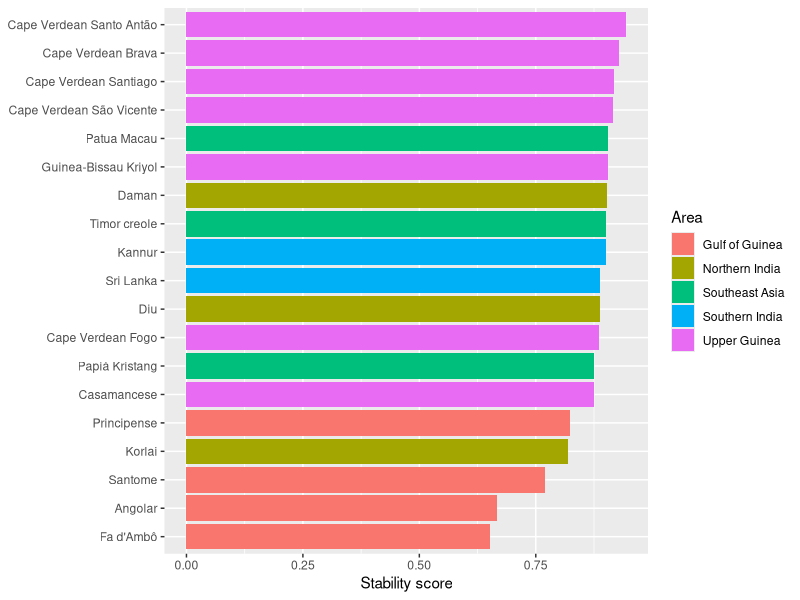
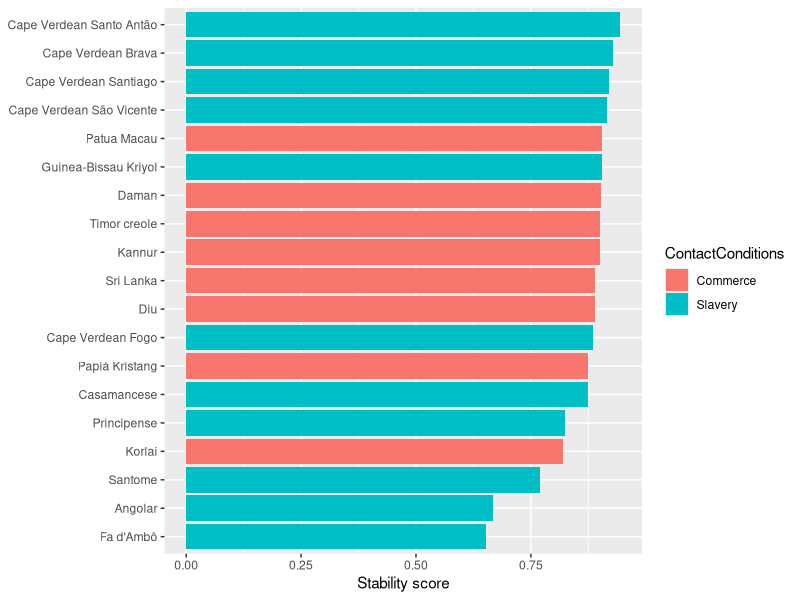
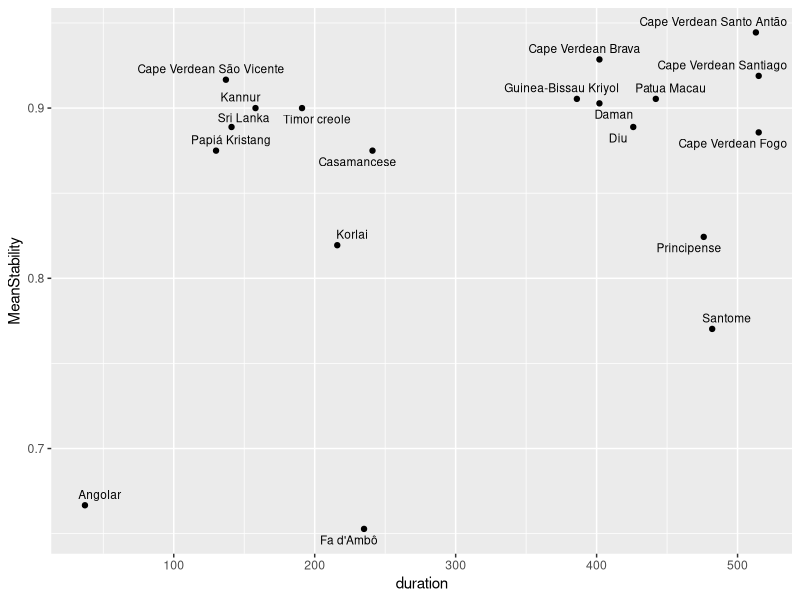
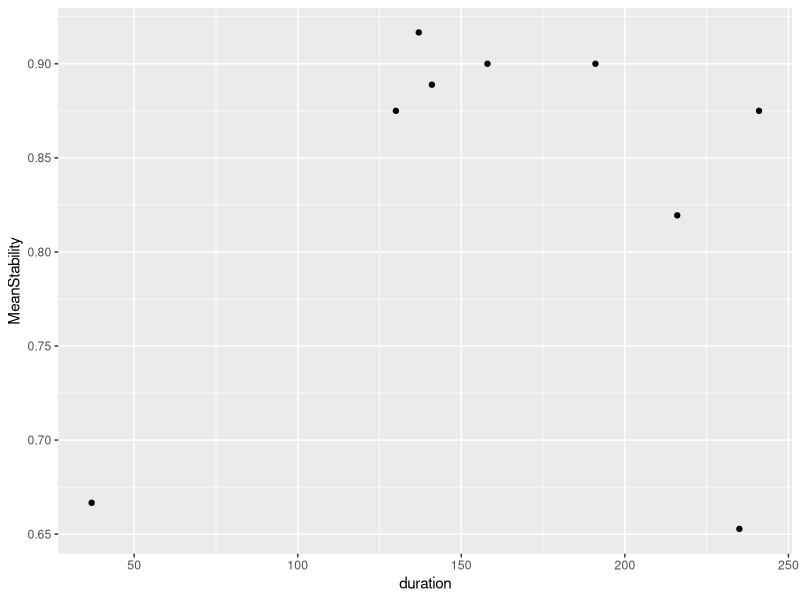
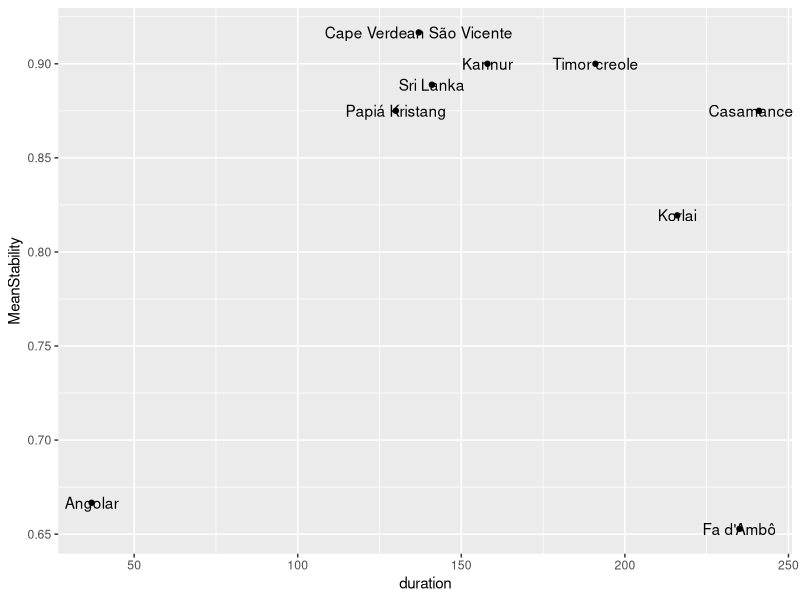
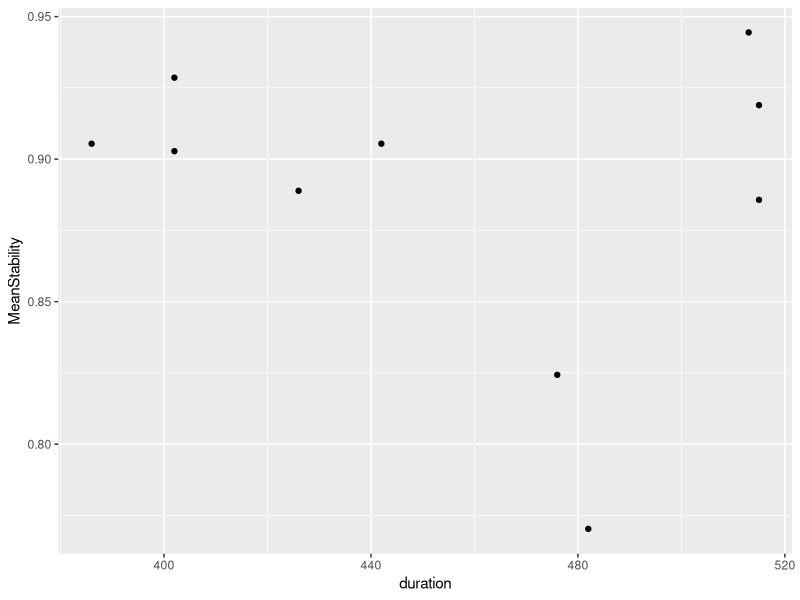
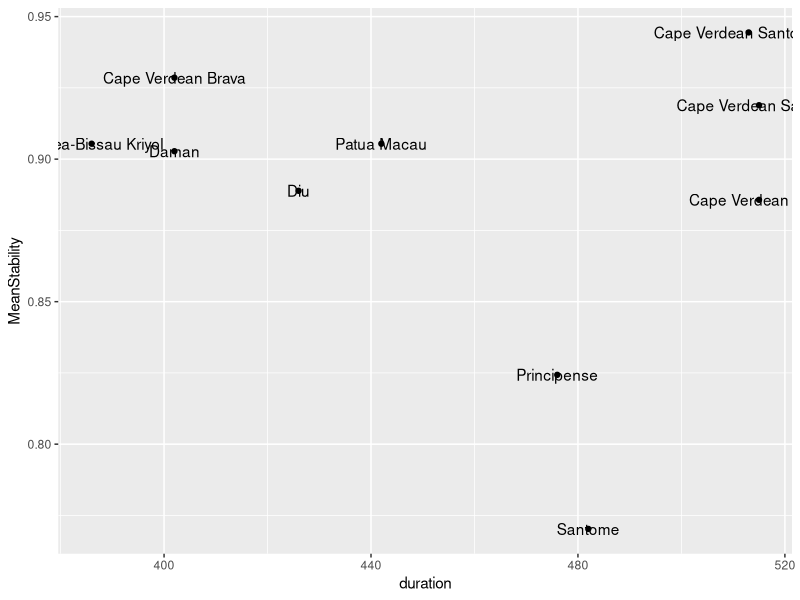
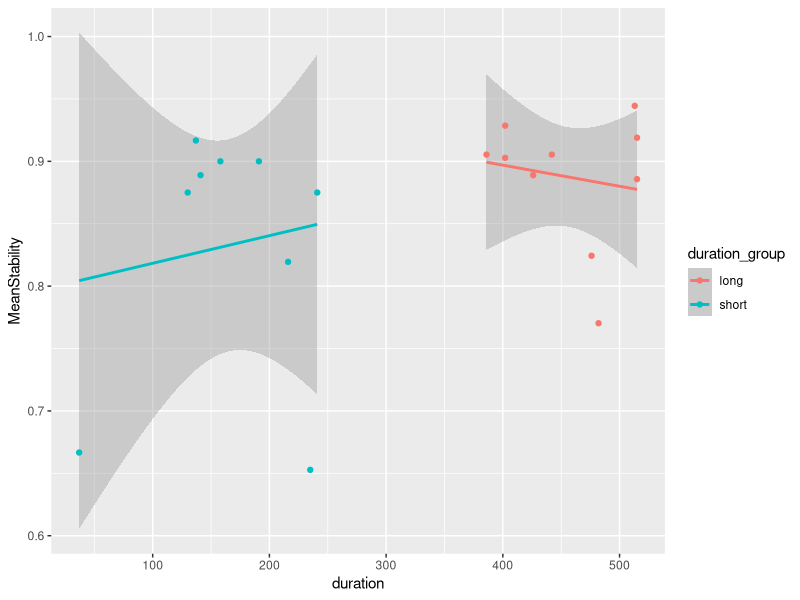

The R source for these figures, in order: (Note: this script raises an error after producing the figures.)
## ---- chunk 1
library(tidyverse)
library(knitr)
## ---- chunk 2
# Because the private token keeps resetting...
# database <- read_csv('https://raw.githubusercontent.com/CreoPhon/CreoPhonPt/main/Creoles.csv?token=AAIGDLS6YB3YSYW7QJWERXDBVYPOE')
# write_csv(database, 'database.csv')
database <- read_csv('database.csv')
## ---- chunk 3
database %>% head() %>% kable()
## ---- chunk 4
database$duration <- database$`EndOfInfluence` - database$`FirstMajorSettlement`
## ---- chunk 5
database <- mutate(database, GlobalStability = (PlaceStability + MannerStability)/2)
# table(database$Language, database$GlobalStability)
## ---- chunk 6
database <- database %>% mutate(duration_group = ifelse(duration <= 250, 'short', 'long'))
## ---- chunk 7
database <- database %>% mutate(categorical_stability = ifelse(PlaceStability == 1 & MannerStability == 1, 'no manner/no place', NA))

database <- database %>% mutate(categorical_stability = ifelse(PlaceStability == 1 & MannerStability == 0, 'manner/no place', categorical_stability))

database <- database %>% mutate(categorical_stability = ifelse(PlaceStability == 0 & MannerStability == 1, 'no manner/place', categorical_stability))

database <- database %>% mutate(categorical_stability = ifelse(PlaceStability == 0 & MannerStability == 0, 'manner/place', categorical_stability))

table(database$categorical_stability)
## ---- chunk 8
creole_stability <- database %>% group_by(Language, Area, duration, duration_group, ContactConditions) %>% summarize(MeanStability = mean(GlobalStability, na.rm = TRUE))
## ---- chunk 9
ggplot(creole_stability) + 
  geom_bar(aes(x = MeanStability, y = reorder(Language, MeanStability), fill = Area), 
           stat = "identity", show.legend = TRUE) +
  theme(axis.title.y = element_blank()) +
  labs(x = "Stability score")
## ---- chunk 10
table(creole_stability$Area)
## ---- chunk 11
ggplot(creole_stability) + 
  geom_bar(aes(x = MeanStability, y = reorder(Language, MeanStability), fill = ContactConditions), 
           stat = "identity", show.legend = TRUE) +
  theme(axis.title.y = element_blank()) +
  labs(x = "Stability score")
## ---- chunk 12
library(ggrepel)


creos <-  ggplot(creole_stability, aes(x=duration, y=MeanStability)) +
  geom_point()# +
#  geom_text(label=creole_stability$Language) 


creos + geom_text_repel(aes(label =creole_stability$Language), size = 3)
## ---- chunk 13
msd <- lm(MeanStability ~ duration, data=creole_stability)
summary(msd)
## ---- chunk 14
tmp_short <- creole_stability %>% filter(duration <= 250)
tmp_long <- creole_stability %>% filter(duration > 250)
## ---- chunk 15
ggplot(tmp_short, aes(x=duration, y=MeanStability)) +
  geom_point()

ggplot(tmp_short, aes(x=duration, y=MeanStability)) +
  geom_point() +
  geom_text(label=tmp_short$Language)
## ---- chunk 16
ggplot(tmp_long, aes(x=duration, y=MeanStability)) +
  geom_point()

ggplot(tmp_long, aes(x=duration, y=MeanStability)) +
  geom_point() +
  geom_text(label=tmp_long$Language)
## ---- chunk 17
msd <- lm(MeanStability ~ duration + duration_group * duration, data=creole_stability)
summary(msd)

ggplot(creole_stability, aes(x = duration, y = MeanStability, color = duration_group)) +
  geom_smooth(method = "lm") +
  geom_point()

## ---- chunk 18
library(mgcv)
# Factorize duration_group
creole_stability$duration_group = as.factor(creole_stability$duration_group)

# Model with an interaction between duration_group and duration
# (with maximum of cubic-spline fit)
msd.gam <- gam(MeanStability ~ duration_group + s(duration, k=3) + s(duration, by=duration_group, k=3), data=creole_stability)

summary(msd.gam)

plot(msd.gam, all.terms=T, shade=T, pages=1)

qqnorm(resid(msd.gam)); qqline(resid(msd.gam))

msd.gam.trimmed <- gam(MeanStability ~ duration_group + s(duration, k=3) + s(duration, by=duration_group, k=3), data=creole_stability %>% filter(MeanStability>0.7))

summary(msd.gam.trimmed)

plot(msd.gam.trimmed, sel=1, shade=T, ylab="Effect on mean stability", xlab="Duration of influence", residuals=T, main="Main effect of duration", cex=5, pch=".", col='dodgerblue'); abline(h=0, lty=2, col="red")

plot(msd.gam.trimmed, sel=2, shade=T, ylab="Effect on mean stability", xlab="Duration of influence", 
     #main="Long-term influence", 
     col='dodgerblue'); abline(h=0, lty=2, col="red")

plot(msd.gam.trimmed, sel=3, shade=T, ylab="Effect on mean stability", xlab="Duration of influence", 
     #main="Short-term influence", 
     col='dodgerblue'); abline(h=0, lty=2, col="red")

# (dotted lines indicate error)
plot(msd.gam.trimmed, all.terms=T, sel=4, ylab="Effect on mean stability", xlab="Duration group", main="Main effect of duration group")

# checking out the model performance
qqnorm(resid(msd.gam.trimmed)); qqline(resid(msd.gam.trimmed)) # meh
## ---- chunk 19
ggplot(database, aes(duration, MannerStability, colour=duration_group)) + 
  geom_point() + 
  geom_smooth(method = "lm") +
  facet_wrap(~Class)
## ---- chunk 20
ggplot(database, aes(duration, GlobalStability, colour=duration_group)) + 
  geom_point() + 
  geom_smooth() +
  facet_wrap(~Class)
## ---- chunk 21
ggplot(database, aes(duration, PlaceStability, colour=duration_group)) + 
  geom_point() + 
  geom_smooth(method = "lm") +
  facet_wrap(~LexifierPhoneme)
## ---- chunk 22
ggplot(database, aes(duration, MannerStability, colour=duration_group)) + 
  geom_point() + 
  geom_smooth() +
  facet_wrap(~LexifierPhoneme)
## ---- chunk 23
ggplot(database, aes(duration, GlobalStability, colour=duration_group)) + 
  geom_point() + 
  geom_smooth() +
  facet_wrap(~LexifierPhoneme)
## ---- chunk 24
place_results <- database %>% group_by(LexifierPhoneme) %>% summarize(mplace = mean(PlaceStability, na.rm = TRUE))
manner_results <- database %>% group_by(LexifierPhoneme) %>% summarize(mmanner = mean(MannerStability, na.rm = TRUE))

consonant_stability <- left_join(place_results, manner_results, by = "LexifierPhoneme")


class <- c("stop", "stop", "fricative","stop", "stop", "lateral","nasal", "nasal", "stop", "rhotic","fricative", "stop","affricate", "fricative", "fricative","nasal", "rhotic", "lateral", "fricative")

consonant_stability_class <- cbind(consonant_stability, class)
## ---- chunk 25
# TODO: fix the class "dots"
ggplot(consonant_stability, aes(y = mmanner, x = mplace, label = LexifierPhoneme, color=class)) +
  geom_point(position= "dodge") + 
  geom_text(aes(label=LexifierPhoneme), hjust=3, vjust=0) +
  theme(axis.title.x = element_blank(),
        axis.title.y = element_blank())
## ---- chunk 26
lm_manner_place <- lm(mplace~mmanner, data=consonant_stability)

summary(lm_manner_place)

manner_place_lmplot <- ggplot(consonant_stability, aes(y = mmanner, x = mplace, label = LexifierPhoneme)) +
  geom_point(position= "dodge") + 
  geom_smooth(method = lm)+
  geom_text(aes(label=LexifierPhoneme), hjust=3, vjust=0)

print(manner_place_lmplot + labs(y = "Manner Stability", x = "Place Stability"))
## ---- chunk 27
consonant_global_stability <- mutate(consonant_stability_class, mglobal = (mmanner + mplace)/2)

write.csv(consonant_global_stability, "consonant_global_stability.csv", row.names=FALSE)

ggplot(consonant_global_stability) + 
  geom_bar(aes(x = mglobal, 
               y = reorder(LexifierPhoneme, mglobal),
               fill = class), stat = "identity", show.legend = TRUE) +
  labs(x = "Stability score", y = "Phoneme", fill = "Manner")
## ---- chunk 28

ggplot(consonant_global_stability, aes(x = class, y = mglobal, fill = class)) +
  geom_smooth(method = "lm") +
  geom_violin() +
   geom_dotplot(binaxis = "y",
               stackdir = "center",
               dotsize = 0.5)
## ---- chunk 29
ggplot(consonant_global_stability, aes(x = class, y = mmanner, fill = class)) +
  geom_smooth(method = "lm") +
  geom_violin() +
   geom_dotplot(binaxis = "y",
               stackdir = "center",
               dotsize = 0.5) +
  theme(legend.position="none") +
 stat_summary(fun.y=mean, geom="point", size=2, shape=16)
## ---- chunk 30

place <- c("labial", "alveolar", "labiodental", "velar", "velar", "alveolar", "labial", "alveolar", "labial", "alveolar", "alveolar", "alveolar", "palatal", "labiodental", "alveolar", "palatal", "alveolar", "palatal", "palatal")

consonant_stability_place <- cbind(consonant_global_stability, place)

ggplot(consonant_stability_place, aes(x = place, y = mglobal, fill = place)) +
  geom_smooth(method = "lm") +
  geom_violin() +
   geom_dotplot(binaxis = "y",
               stackdir = "center",
               dotsize = 0.5) +
  theme(legend.position="none")

## ---- chunk 31
ggplot(consonant_stability_place, aes(x = place, y = mplace, fill = place)) +
  geom_smooth(method = "lm") +
  geom_violin()  +
   geom_dotplot(binaxis = "y",
               stackdir = "center",
               dotsize = 0.5)  +
  theme(legend.position="none") +
  ylab("Place stability score") +
  xlab("Place of articulation") +
 stat_summary(fun.y=mean, geom="point", size=2, shape=16)
## ---- chunk 32
# qplot(x = duration, y = MeanStability, data = consonant_global_stability, color = duration_group) +
#  geom_smooth(method = "lm") 
## ---- chunk 33
library(lmerTest)

# Factorizing
mod.db = database %>%
              as.data.frame() %>%
              mutate(categorical_stability = as.factor(categorical_stability),
              Lexifier = as.factor(Lexifier),
              CreolePhoneme = as.factor(CreolePhoneme),
              Language = as.factor(Language))

# Remove singletons/doubletons
#goodies = names(table(mod.db$CreolePhoneme)>2)

#mod.db = mod.db %>%
#         filter(CreolePhoneme %in% goodies)
## ---- chunk 34
plot(mod.db$categorical_stability, mod.db$duration, notch=T)
## ---- chunk 35
table(mod.db$categorical_stability)

# Place stability
cat.mod.place = glmer(PlaceStability ~ log(duration) + (1|CreolePhoneme), data=mod.db, family="binomial")

summary(cat.mod.place)

# Manner stability
cat.mod.manner = glmer(MannerStability ~ log(duration) + (1|CreolePhoneme), data=mod.db, family="binomial")

summary(cat.mod.manner)

# Duration group
cat.mod.group = glmer(as.factor(duration_group) ~ PlaceStability + MannerStability + (1|CreolePhoneme), data=mod.db, family="binomial", nAGQ=0)

summary(cat.mod.group)
## ---- chunk 36
data_by_position <- database %>% select(Position, LexifierPhoneme, PlaceStability, MannerStability) %>% mutate(Position = tolower(Position))

data_by_position$PlaceStability <- as.numeric(data_by_position$PlaceStability)

data_by_position$MannerStability <- as.numeric(data_by_position$MannerStability)
## ---- chunk 37
position_stability <- mutate(data_by_position, GlobalStability = (PlaceStability + MannerStability)/2)

position_results <- position_stability %>% group_by(LexifierPhoneme, Position) %>% summarize(m = mean(GlobalStability, na.rm = TRUE))
## ---- chunk 38
position_results$Position <- factor(position_results$Position, levels = c('word-initial', 'word-medial', 'word-final'))

ggplot(position_results, aes(x = LexifierPhoneme, y = m, fill = Position)) + 
  geom_col(position = position_dodge2(width = 0.9, preserve = "single")) +
  #theme(axis.title.x = element_blank(),
     #   axis.title.y = element_blank()) +
  labs(y = "Stability score", x = "Phoneme")
## ---- chunk 39
ggplot(position_results) + 
  geom_bar(aes(x = m,
               y = reorder(LexifierPhoneme, m),
               fill = Position), 
           stat = "identity", 
           show.legend = TRUE,
           position = "dodge2",
           width = 0.7) +
  labs(x = "Stability score", y = "Phoneme", fill = "Position")
## ---- chunk 40
# TODO: update what we show, flip horizontally, change colors
position_results1 <- position_results %>% pivot_wider(names_from = Position, values_from = m)

different_position <- subset(position_results1, position_results1$`word-initial` != position_results1$`word-medial` | position_results1$`word-final` != position_results1$`word-medial`)

different_position_results <- different_position %>% pivot_longer(c(`word-initial`, `word-medial`, `word-final`), names_to = "Position", values_to = "m")

different_position_results$Position <- factor(different_position_results$Position, levels = c('word-initial', 'word-medial', 'word-final'))

ggplot(different_position_results, 
       aes(x = LexifierPhoneme, y = m, fill = Position)) + 
  geom_col(position = position_dodge2(width = 0.9, preserve = "single"))  +
  labs(y = "Stability score", x = "Phoneme")
## ---- chunk 41
# TODO: reorder doesn't work here
ggplot(different_position_results) + 
  geom_bar(aes(x = m,
               y = reorder(LexifierPhoneme, m),
               fill = Position), 
           stat = "identity", 
           show.legend = TRUE,
           position = "dodge2") +
  labs(x = "Stability score", y = "Phoneme", fill = "Position")
## ---- chunk 42
m <- lm(MeanStability ~ ContactConditions, data=creole_stability)
summary(m)

ggplot(creole_stability, aes(x = ContactConditions, y = MeanStability, fill = ContactConditions)) +
  geom_smooth(method = "lm") +
  geom_violin()  +  
  geom_dotplot(binaxis = "y",
               stackdir = "center",
               dotsize = 0.5)  +
  theme(legend.position="none")
## ---- chunk 43
m <- lm(MeanStability ~ duration + ContactConditions * duration, data=creole_stability)
summary(m)

ggplot(creole_stability, aes(x = duration, y = MeanStability, color = ContactConditions)) +
  geom_smooth(method = "lm") +
  geom_point()
